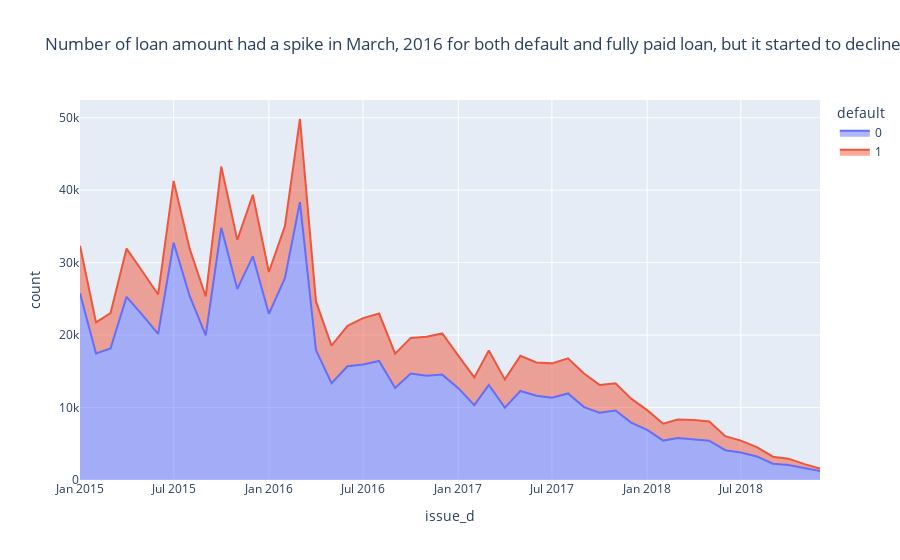

Notebook source saved alongside this figure:
### Markdown cell above
Default and fully paid loan distribution Date of Loan Issuance

### Code cell
#Default and fully paid loan count by Date of Loan Issuance
count_loan = data_new.groupby(['default', 'issue_d']).size()
count_loan = count_loan.reset_index().rename(columns = {0: 'count'})
count_loan['issue_d'] = count_loan['issue_d'].dt.strftime('%Y-%m')

# alt.Chart(count_loan, 
#     title = 'Number of loan amount had a spike in March, 2016 for both default and fully paid loan, but it started to decline since then.')\
#     .mark_area().encode(
#     alt.X('issue_d:N', title = 'Loan issue date'),
#     alt.Y('count:Q', title = 'Number of loan amount'),
#     color = 'default:N'
#     # tooltip = ['issue_d:N', 'count:Q']
# ).properties(width = 500, height = 400)

import plotly.express as px
fig = px.area(count_loan, 
              x="issue_d", y="count", color="default",
              title = 'Number of loan amount had a spike in March, 2016 for both default and fully paid loan, but it started to decline since then.',
              labels = {'x':'Loan issue date', 
              'y':'Number of loan amount'})
fig.show()

### Figure 1 — Plotly figure (JSON) as saved in the notebook; plotly's stock layout.template omitted (floating-point values rounded to 4 significant figures)
{"data": [{"hovertemplate": "default=0<br>issue_d=%{x}<br>count=%{y}<extra></extra>", "legendgroup": "0", "line": {"color": "#636efa"}, "marker": {"symbol": "circle"}, "mode": "lines", "name": "0", "orientation": "v", "showlegend": true, "stackgroup": "1", "type": "scatter", "x": ["2015-01", "2015-02", "2015-03", "2015-04", "2015-05", "2015-06", "2015-07", "2015-08", "2015-09", "2015-10", "2015-11", "2015-12", "2016-01", "2016-02", "2016-03", "2016-04", "2016-05", "2016-06", "2016-07", "2016-08", "2016-09", "2016-10", "2016-11", "2016-12", "2017-01", "2017-02", "2017-03", "2017-04", "2017-05", "2017-06", "2017-07", "2017-08", "2017-09", "2017-10", "2017-11", "2017-12", "2018-01", "2018-02", "2018-03", "2018-04", "2018-05", "2018-06", "2018-07", "2018-08", "2018-09", "2018-10", "2018-11", "2018-12"], "xaxis": "x", "y": [25758, 17458, 18152, 25276, 22829, 20152, 32753, 25362, 19970, 34798, 26368, 30866, 22935, 27865, 38343, 17931, 13369, 15694, 15943, 16436, 12706, 14701, 14386, 14544, 12675, 10341, 13107, 9985, 12285, 11631, 11358, 11942, 10056, 9277, 9580, 7915, 6926, 5436, 5781, 5562, 5429, 4111, 3787, 3254, 2250, 2065, 1608, 1235], "yaxis": "y"}, {"hovertemplate": "default=1<br>issue_d=%{x}<br>count=%{y}<extra></extra>", "legendgroup": "1", "line": {"color": "#EF553B"}, "marker": {"symbol": "circle"}, "mode": "lines", "name": "1", "orientation": "v", "showlegend": true, "stackgroup": "1", "type": "scatter", "x": ["2015-01", "2015-02", "2015-03", "2015-04", "2015-05", "2015-06", "2015-07", "2015-08", "2015-09", "2015-10", "2015-11", "2015-12", "2016-01", "2016-02", "2016-03", "2016-04", "2016-05", "2016-06", "2016-07", "2016-08", "2016-09", "2016-10", "2016-11", "2016-12", "2017-01", "2017-02", "2017-03", "2017-04", "2017-05", "2017-06", "2017-07", "2017-08", "2017-09", "2017-10", "2017-11", "2017-12", "2018-01", "2018-02", "2018-03", "2018-04", "2018-05", "2018-06", "2018-07", "2018-08", "2018-09", "2018-10", "2018-11", "2018-12"], "xaxis": "x", "y": [6570, 4291, 4894, 6664, 6019, 5457, 8523, 6537, 5359, 8464, 6770, 8506, 5765, 7165, 11478, 6715, 5182, 5572, 6394, 6533, 4719, 4912, 5370, 5688, 4481, 3825, 4778, 3902, 4848, 4599, 4738, 4847, 4629, 3851, 3764, 3314, 2715, 2328, 2553, 2733, 2633, 1938, 1642, 1277, 970, 883, 586, 359], "yaxis": "y"}], "layout": {"legend": {"title": {"text": "default"}, "tracegroupgap": 0}, "title": {"text": "Number of loan amount had a spike in March, 2016 for both default and fully paid loan, but it started to decline since then."}, "xaxis": {"anchor": "y", "domain": [0, 1], "title": {"text": "issue_d"}}, "yaxis": {"anchor": "x", "domain": [0, 1], "title": {"text": "count"}}}}
